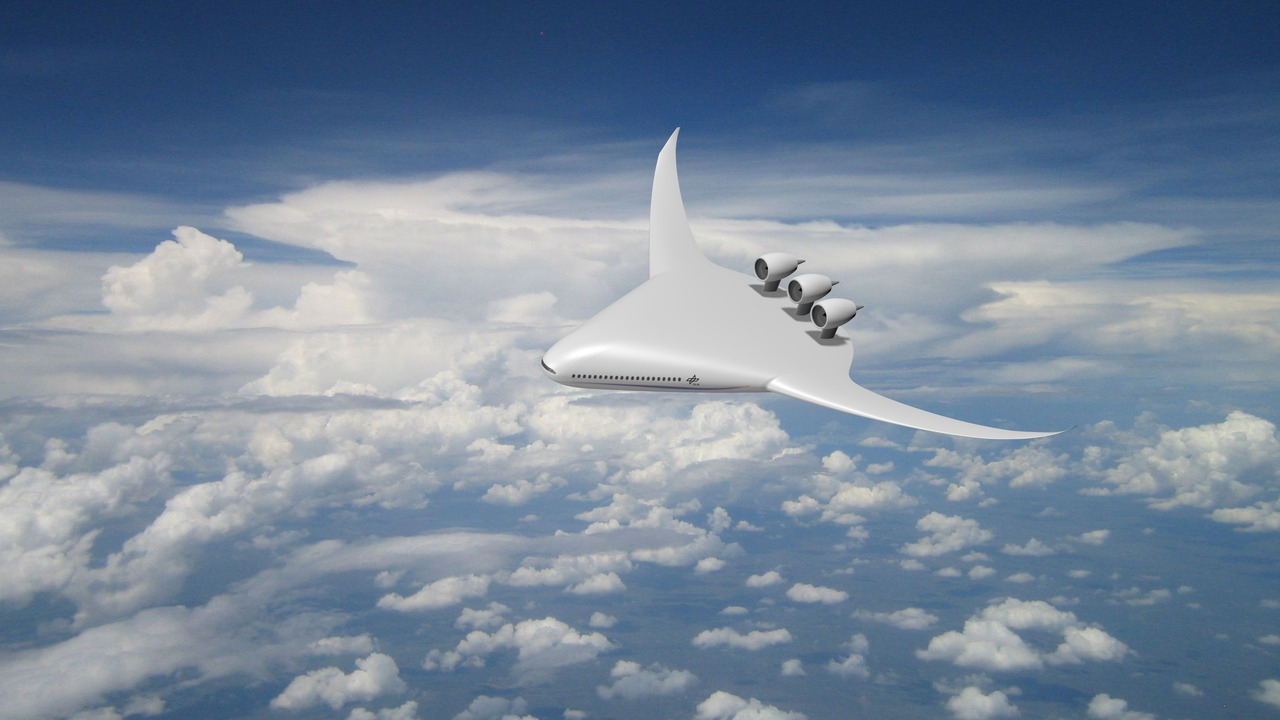
#> input picture dataset/images/aerospace/SA01.jpg, 1280 x 720 px, given as the content of the folder dataset/images_candidates/scene_expansion_bulk_resume_400, which was not available
$ python curate_scene_candidate_pool.py   (older library calls are emulated)
#> lines starting #> are read from the running program, lines starting #| are printed output that depends on the picture; pictures that were not available may be replaced by others from this repository, and a replacement may not be noted
### packages/forge_scoring_server_v20260828/scripts/find_reference_images.py
#!/usr/bin/env python3
"""Find strict open-license reference images for FORGE samples.

The script targets one accepted image per sample. It searches open-license
providers, downloads candidates, and applies hard filters for license,
resolution, topic match, background complexity, sharpness, and duplicate
content.
"""

from __future__ import annotations

import argparse
import csv
import hashlib
import json
import math
import os
import re
import time
import urllib.parse
import urllib.request
from dataclasses import dataclass
from pathlib import Path

import cv2
import numpy as np
from PIL import Image

from build_image_search_prompts import build_prompt_row


ROOT = Path(__file__).resolve().parents[1]
DEFAULT_SAMPLES = ROOT / "dataset" / "annotations" / "samples.json"
DEFAULT_OUT = ROOT / "dataset" / "images_candidates" / "strict_open_license"
DEFAULT_MANIFEST = ROOT / "reports" / "strict_reference_image_candidates.csv"

COMMONS_API = "https://commons.wikimedia.org/w/api.php"
OPENVERSE_API = "https://api.openverse.engineering/v1/images/"
USER_AGENT = "FORGE-Bench reference image finder/1.0 (open-license research dataset)"
REQUEST_TIMEOUT_SECONDS = float(os.environ.get("IMAGE_SEARCH_TIMEOUT", "10"))

MIN_WIDTH = 1280
MIN_HEIGHT = 720
MIN_SHORT_SIDE = 900
MIN_TOTAL_PIXELS = 1_250_000
MAX_TOTAL_PIXELS = 32_000_000
MIN_LAPLACIAN_VAR = 55.0
MAX_EDGE_DENSITY = 0.24
MAX_BACKGROUND_EDGE_DENSITY = 0.20
MAX_ASPECT_RATIO = 2.35
MIN_ASPECT_RATIO = 0.45
MAX_ACCEPTED_PER_SAMPLE = 1

ALLOWED_LICENSE_HINTS = (
    "cc0",
    "public domain",
    "pd-",
    "cc-by",
    "cc by",
    "cc-by-sa",
    "cc by-sa",
)
BLOCKED_TITLE_TERMS = (
    "logo", "icon", "diagram", "drawing", "render", "rendering", "map",
    "chart", "graph", "poster", "sign", "symbol", "flag", "animation",
    "cartoon", "model", "toy", "miniature", "screenshot", "blueprint",
    "book", "cover", "volume", "monthly", "weekly", "annual", "journal",
    "magazine", "newspaper", "register", "press", "gazette", "bulletin",
    "proceedings", "transactions", "handbook", "manual", "catalogue",
    "catalog", "encyclopedia", "dictionary", "atlas", "album", "yearbook",
    "page", "plate", "fig.", "figure", ".pdf", ".djvu", ".epub",
    "product shot", "packshot", "booth", "expo", "trade show",
    "advertisement", "brochure", "mockup", "studio shot",
)
BLOCKED_URL_TERMS = (
    "archive.org", "books.google", "hathitrust", "/pdf/", ".pdf",
    ".djvu", ".epub",
)
ALLOWED_MIME_HINTS = ("image/jpeg", "image/png", "image/webp", "image/tiff", "")
STOPWORDS = {
    "the", "and", "for", "with", "from", "into", "that", "this", "must",
    "show", "real", "photo", "high", "resolution", "industrial", "image",
    "reference", "subject", "scenario", "task", "domain", "visible",
}


@dataclass
class Candidate:
    title: str
    pageid: int
    imageinfo: dict
    source: str = "commons"


def _load_samples(path: Path) -> list[dict]:
    data = json.loads(path.read_text(encoding="utf-8"))
    return data.get("samples", data) if isinstance(data, dict) else data


# [100 lines left out: functions _tokenize, _url_json, _commons_search, _openverse_search, _search_provider, _license_ok, not called in this run]


def _title_ok(title: str) -> bool:
    lowered = title.lower()
    return not any(term in lowered for term in BLOCKED_TITLE_TERMS)


def _url_ok(url: str) -> bool:
    lowered = url.lower()
    return not any(term in lowered for term in BLOCKED_URL_TERMS)


def _mime_ok(mime: str) -> bool:
    lowered = (mime or "").lower()
    return any(hint == lowered or (hint and hint in lowered) for hint in ALLOWED_MIME_HINTS)


# [81 lines left out: functions _topic_score, _candidate_text, _task_anchor_quality, _query_variants, _download, not called in this run]


def _image_metrics(path: Path) -> dict:
    with Image.open(path) as pil:
        width, height = pil.size
        pil.verify()
    image = cv2.imread(str(path))
    if image is None:
        raise ValueError("opencv could not decode image")
    gray = cv2.cvtColor(image, cv2.COLOR_BGR2GRAY)
    lap_var = float(cv2.Laplacian(gray, cv2.CV_64F).var())
    edges = cv2.Canny(gray, 80, 180)
    edge_density = float(np.count_nonzero(edges) / edges.size)
    h, w = gray.shape
    border = np.zeros_like(edges, dtype=np.uint8)
    margin_y = max(1, int(h * 0.18))
    margin_x = max(1, int(w * 0.18))
    border[:margin_y, :] = 1
    border[-margin_y:, :] = 1
    border[:, :margin_x] = 1
    border[:, -margin_x:] = 1
    background_edge_density = float(np.count_nonzero(edges[border == 1]) / max(1, np.count_nonzero(border)))
    aspect = width / height if height else 0
    return {
        "width": width,
        "height": height,
        "pixels": width * height,
        "aspect": aspect,
        "laplacian_var": lap_var,
        "edge_density": edge_density,
        "background_edge_density": background_edge_density,
        "sha256": hashlib.sha256(path.read_bytes()).hexdigest(),
    }


def _average_hash(path: Path, hash_size: int = 8) -> str:
    with Image.open(path) as image:
        image = image.convert("L").resize((hash_size, hash_size), Image.Resampling.LANCZOS)
        arr = np.asarray(image, dtype=np.float32)
    bits = arr > arr.mean()
    value = 0
    for bit in bits.flatten():
        value = (value << 1) | int(bit)
    return f"{value:0{hash_size * hash_size // 4}x}"


def _hamming_hex(a: str, b: str) -> int:
    return int(a, 16) ^ int(b, 16)


def _bit_count(value: int) -> int:
    return value.bit_count() if hasattr(value, "bit_count") else bin(value).count("1")


# [252 lines left out: functions _is_duplicate, _passes_metrics, _write_manifest, _read_manifest, run, main, not called in this run]


# [2 lines that do not run on import are left out]

### packages/forge_scoring_server_v20260828/scripts/curate_scene_candidate_pool.py
#!/usr/bin/env python3
"""Offline curation pass for staged scene candidate images.

By default this is report-only. Use --quarantine-hard to move obvious hard
rejects out of the candidate pool without permanently deleting them. Use
--delete only when you explicitly want all flagged files removed.
"""

from __future__ import annotations

import argparse
import csv
from collections import Counter
from pathlib import Path

from PIL import Image, ImageDraw, ImageFont

from find_reference_images import _average_hash, _hamming_hex, _image_metrics


IMAGE_SUFFIXES = {".jpg", ".jpeg", ".png", ".webp"}
HARD_BLOCKED_NAME_TERMS = {
    "book", "cover", "diagram", "drawing", "render", "rendering", "map",
    "chart", "graph", "poster", "logo", "manual", "catalog", "catalogue",
    "journal", "magazine", "newspaper", "volume", "page", "plate", "pdf",
    "djvu", "svg", "blueprint", "schematic", "flowchart", "icon", "symbol",
    "toy", "miniature", "model", "illustration", "infographic", "cartoon",
    "patent", "slide", "presentation", "screenshot",
}
HARD_REASONS = {
    "invalid_image",
    "low_resolution",
    "too_blurry",
    "blocked_name_term",
}


def _bit_count(value: int) -> int:
    return value.bit_count() if hasattr(value, "bit_count") else bin(value).count("1")


def _near_duplicate(ahash: str, seen_hashes: list[str], max_distance: int) -> bool:
    return any(_bit_count(_hamming_hex(ahash, old)) <= max_distance for old in seen_hashes)


def _existing_hashes(root: Path, include_candidate_root: bool) -> list[str]:
    roots = [Path("dataset/images")]
    if include_candidate_root:
        roots.append(root)
    hashes: list[str] = []
    for base in roots:
        if not base.exists():
            continue
        for path in base.rglob("*"):
            if path.is_file() and path.suffix.lower() in IMAGE_SUFFIXES:
                try:
                    hashes.append(_average_hash(path))
                except Exception:
                    pass
    return hashes


def _image_paths(root: Path) -> list[Path]:
    return sorted(
        path for path in root.rglob("*")
        if path.is_file() and path.suffix.lower() in IMAGE_SUFFIXES
    )


# [5 lines left out: function _blocked_name_reason, not called in this run]


def _write_contact_sheets(root: Path, out_dir: Path) -> int:
    out_dir.mkdir(parents=True, exist_ok=True)
    font = ImageFont.load_default()
    thumb = (180, 120)
    cols = 4
    count = 0
    scene_dirs = sorted({path.parent for path in _image_paths(root)})
    for scene_dir in scene_dirs:
        paths = sorted(path for path in scene_dir.iterdir() if path.suffix.lower() in IMAGE_SUFFIXES)
        if not paths:
            continue
        rows = (len(paths) + cols - 1) // cols
        sheet = Image.new("RGB", (cols * thumb[0], rows * (thumb[1] + 30)), "white")
        draw = ImageDraw.Draw(sheet)
        for idx, path in enumerate(paths):
            y = (idx // cols) * (thumb[1] + 30)
            x0 = (idx % cols) * thumb[0]
            try:
                image = Image.open(path).convert("RGB")
                image.thumbnail(thumb)
                sheet.paste(image, (x0 + (thumb[0] - image.width) // 2, y))
            except Exception:
                draw.text((x0 + 4, y + 4), "ERR", fill=(255, 0, 0), font=font)
            draw.text((x0 + 4, y + thumb[1] + 2), path.name[:28], fill=(0, 0, 0), font=font)
        sheet.save(out_dir / f"{scene_dir.name}.jpg", quality=90)
        count += 1
    return count


def run(args: argparse.Namespace) -> None:
    root = Path(args.root)
    report_dir = Path(args.report_dir)
    report_dir.mkdir(parents=True, exist_ok=True)

    rows: list[dict[str, str]] = []
    existing_hashes = _existing_hashes(root, include_candidate_root=False)
    seen_candidate_hashes: list[str] = []

    for path in _image_paths(root):
        row = {
            "status": "kept",
            "reason": "kept",
            "path": path.as_posix(),
            "scene": path.parent.name,
            "width": "",
            "height": "",
            "laplacian_var": "",
            "edge_density": "",
            "background_edge_density": "",
        }
        delete = False
        try:
            metrics = _image_metrics(path)
#> in _image_metrics, pil is the input picture: PIL image 1280x720 RGB; mean R, G, B 119.1, 135.6, 154.8
            ahash = _average_hash(path)
            row.update({
                "width": str(metrics["width"]),
                "height": str(metrics["height"]),
                "laplacian_var": f"{metrics['laplacian_var']:.2f}",
                "edge_density": f"{metrics['edge_density']:.4f}",
                "background_edge_density": f"{metrics['background_edge_density']:.4f}",
            })
            blocked_name = _blocked_name_reason(path)
            if blocked_name:
                row["status"], row["reason"], delete = "deleted", blocked_name, True
            elif metrics["width"] < args.min_width or metrics["height"] < args.min_height:
                row["status"], row["reason"], delete = "deleted", "low_resolution", True
            elif metrics["laplacian_var"] < args.min_laplacian:
                row["status"], row["reason"], delete = "deleted", "too_blurry", True
            elif metrics["edge_density"] > args.max_edge_density:
                row["status"], row["reason"], delete = "deleted", "too_many_edges", True
            elif metrics["background_edge_density"] > args.max_background_edge_density:
                row["status"], row["reason"], delete = "deleted", "background_too_cluttered", True
            elif _near_duplicate(ahash, existing_hashes, args.duplicate_hamming_distance):
                row["status"], row["reason"], delete = "deleted", "near_duplicate_dataset", True
            elif _near_duplicate(ahash, seen_candidate_hashes, args.duplicate_hamming_distance):
                row["status"], row["reason"], delete = "deleted", "near_duplicate_candidate", True
            else:
                seen_candidate_hashes.append(ahash)
        except Exception as exc:
            row["status"], row["reason"], delete = "deleted", f"invalid_image:{exc}", True

        hard_reject = any(row["reason"].startswith(reason) for reason in HARD_REASONS)
        if delete and args.quarantine_hard and hard_reject:
            quarantine = Path(args.quarantine_hard) / path.relative_to(root)
            quarantine.parent.mkdir(parents=True, exist_ok=True)
            path.replace(quarantine)
            row["status"] = "quarantined_hard"
            row["quarantine_path"] = quarantine.as_posix()
        elif delete and args.quarantine_dir:
            quarantine = Path(args.quarantine_dir) / path.relative_to(root)
            quarantine.parent.mkdir(parents=True, exist_ok=True)
            path.replace(quarantine)
            row["status"] = "quarantined"
            row["quarantine_path"] = quarantine.as_posix()
        elif delete and args.delete:
            path.unlink(missing_ok=True)
        elif delete:
            row["status"] = "would_delete"
        rows.append(row)

    curation_csv = report_dir / "candidate_curation_report.csv"
    with curation_csv.open("w", newline="", encoding="utf-8") as f:
        writer = csv.DictWriter(f, fieldnames=list(rows[0].keys()) if rows else ["status"])
        writer.writeheader()
        writer.writerows(rows)

    counts = Counter(path.parent.name for path in _image_paths(root))
    counts_csv = report_dir / "candidate_counts.csv"
    with counts_csv.open("w", newline="", encoding="utf-8") as f:
        writer = csv.DictWriter(f, fieldnames=["scene", "candidate_count"])
        writer.writeheader()
        for scene, count in sorted(counts.items(), key=lambda item: (item[1], item[0])):
            writer.writerow({"scene": scene, "candidate_count": count})

    sheets = _write_contact_sheets(root, report_dir / "contact_sheets")
    print(f"images={sum(counts.values())}")
    print(f"scenes={len(counts)}")
    print(f"delete={args.delete}")
    print(f"quarantine_dir={args.quarantine_dir}")
    print(f"quarantine_hard={args.quarantine_hard}")
    print(f"curation_csv={curation_csv.as_posix()}")
    print(f"counts_csv={counts_csv.as_posix()}")
    print(f"contact_sheets={sheets}")


def main() -> None:
    parser = argparse.ArgumentParser()
    parser.add_argument("--root", default="dataset/images_candidates/scene_expansion_bulk_resume_400")
    parser.add_argument("--report-dir", default="reports/scene_expansion_bulk_resume_400/curation")
    parser.add_argument("--min-width", type=int, default=900)
    parser.add_argument("--min-height", type=int, default=600)
    parser.add_argument("--min-laplacian", type=float, default=55.0)
    parser.add_argument("--max-edge-density", type=float, default=0.276)
    parser.add_argument("--max-background-edge-density", type=float, default=0.23)
    parser.add_argument("--duplicate-hamming-distance", type=int, default=4)
    parser.add_argument("--delete", action="store_true")
    parser.add_argument("--quarantine-dir", default="")
    parser.add_argument("--quarantine-hard", default="")
    run(parser.parse_args())
#> in _write_contact_sheets, `sheet.paste(image, (x0 + (thumb[0] - image.width) // 2, y))`:
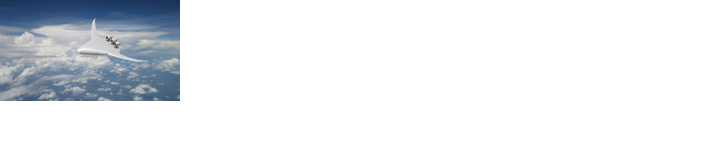
#> sheet: PIL image 720x150 RGB; mean R, G, B 232.1, 234.9, 238.1
#> in _write_contact_sheets, `sheet.save(out_dir / f"{scene_dir.name}.jpg", quality=90)`:
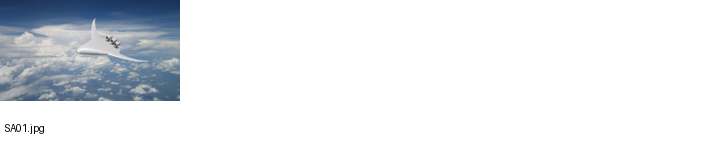
#> saved as _only.jpg: PIL image 720x150 RGB; mean R, G, B 231.9, 234.6, 237.9


if __name__ == "__main__":
    main()

$ run again, on dataset/images/chemical/chemical_storage_tanks.jpg
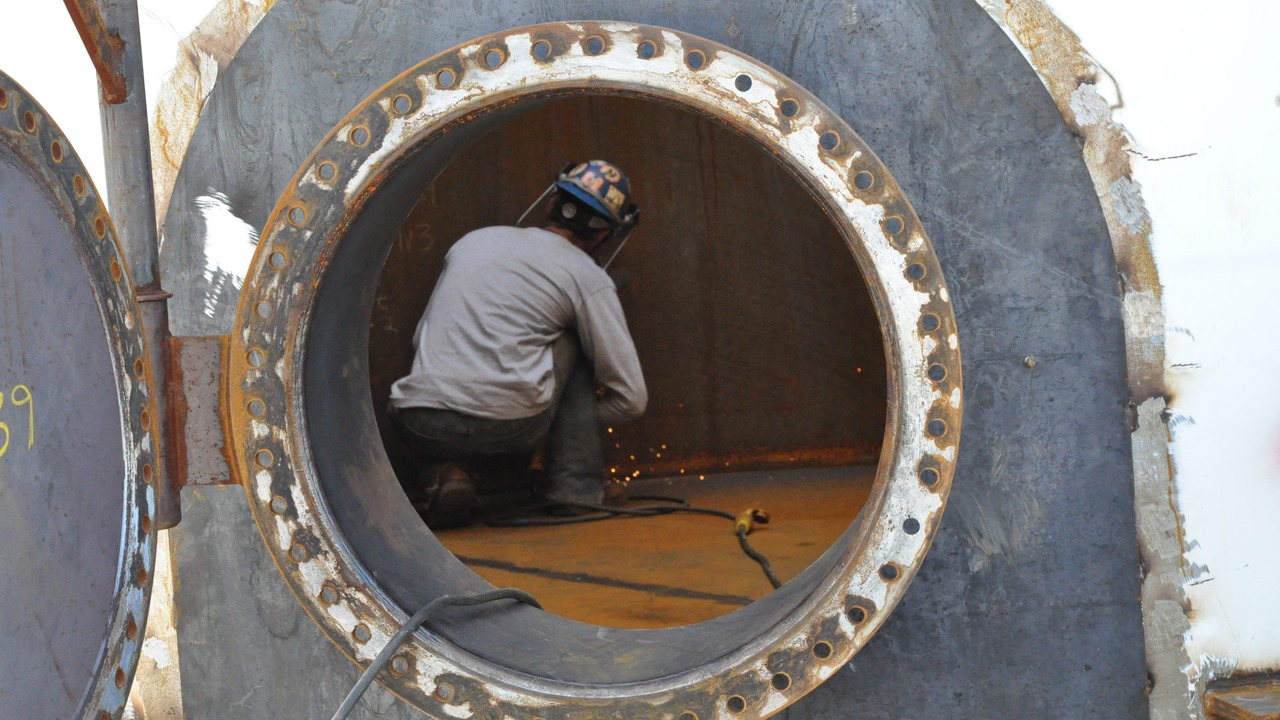
#> input picture dataset/images/chemical/chemical_storage_tanks.jpg, 1280 x 720 px, given as the content of the folder dataset/images_candidates/scene_expansion_bulk_resume_400, which was not available
#> in _image_metrics, pil is the input picture: PIL image 1280x720 RGB; mean R, G, B 127.5, 122.8, 120.1
#> in _write_contact_sheets, `image.thumbnail(thumb)`:
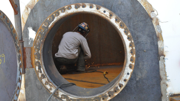
#> image: PIL image 180x101 RGB; mean R, G, B 127.4, 122.7, 119.9
#> in _write_contact_sheets, `sheet.save(out_dir / f"{scene_dir.name}.jpg", quality=90)`:
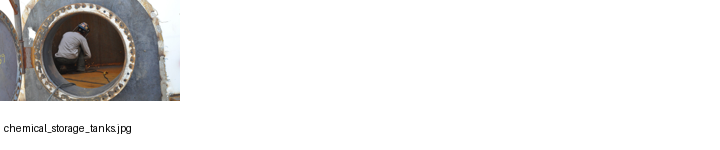
#> saved as _only.jpg: PIL image 720x150 RGB; mean R, G, B 232.8, 232, 231.6

$ run again, on dataset/images/chemical/cooling_tower_pack.jpg
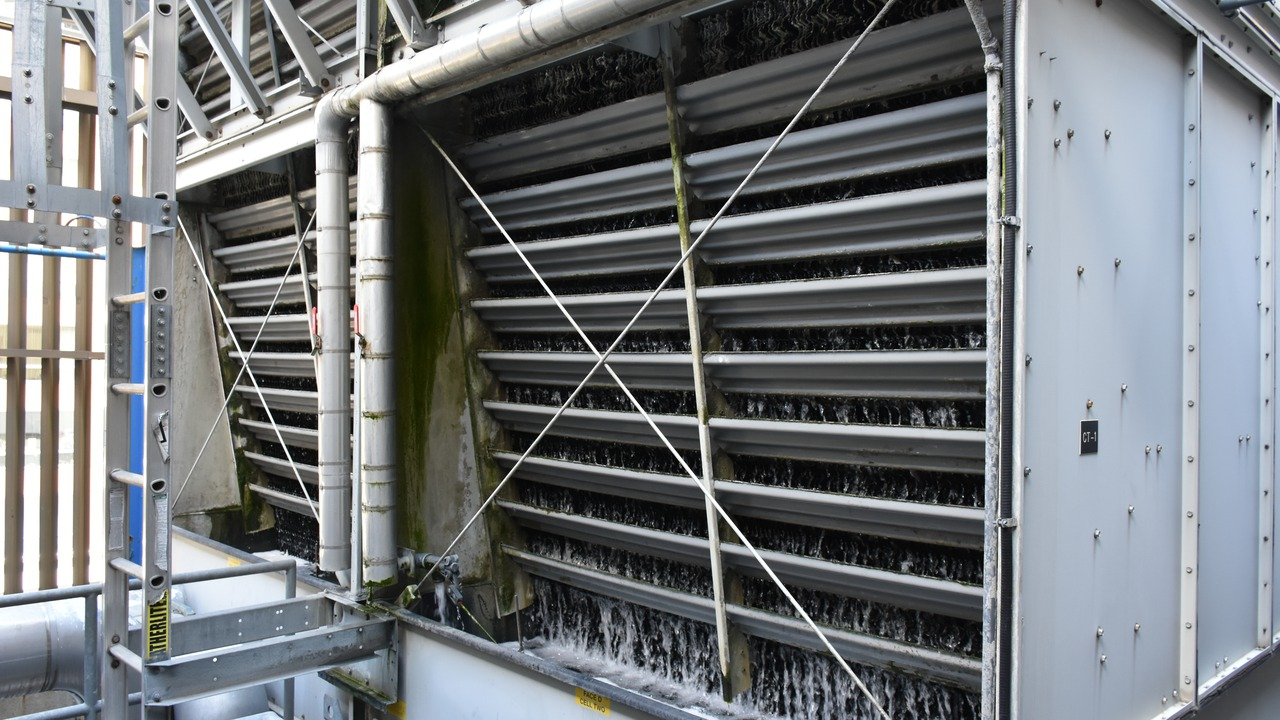
#> input picture dataset/images/chemical/cooling_tower_pack.jpg, 1280 x 720 px, given as the content of the folder dataset/images_candidates/scene_expansion_bulk_resume_400, which was not available
#> in _image_metrics, pil is the input picture: PIL image 1280x720 RGB; mean R, G, B 114.8, 118.7, 121.4
#> in _write_contact_sheets, `image.thumbnail(thumb)`:
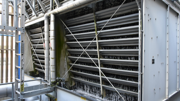
#> image: PIL image 180x101 RGB; mean R, G, B 114.6, 118.5, 121.2
#> in _write_contact_sheets, `sheet.save(out_dir / f"{scene_dir.name}.jpg", quality=90)`:
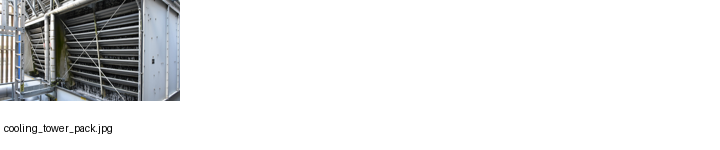
#> saved as _only.jpg: PIL image 720x150 RGB; mean R, G, B 230.8, 231.4, 231.9
